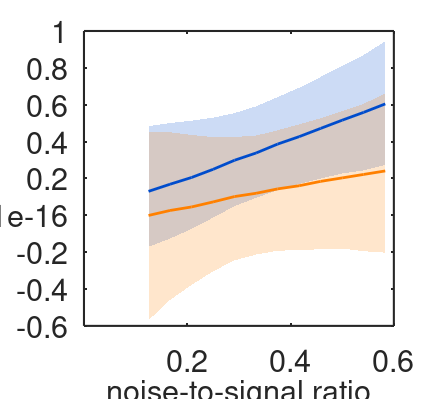
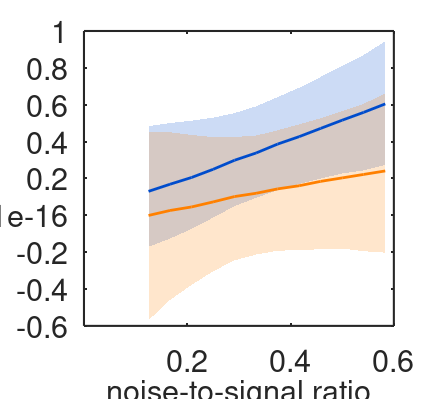

The MATLAB script that drew these images, in order:
% script for creating Fig. 7 figure supplement 3

close all
clearvars
cd(fileparts(which(mfilename)));
addpath('../functions/');

load('kappa12_ranges_data');

font_size = 22;

color1 = [0 .3 .8];
color2 = [1 .5 0];
grey = [.84 .84 .84];

width = 310;
height = 295;
mtop = 30;
mbottom = 75;
mright = 30;
mleft = 85;
figure_width = mleft+width+mright;
figure_height = mbottom+height+mtop;
set(gcf,'unit','pixel','position',[0 0 figure_width figure_height])
set(gcf,'color','white')

axes_position = [mleft mbottom width height];
axes('unit','pixel','position',axes_position)
set(gca,'FontName','Helvetica','fontsize',font_size,'linewidth',1)

plot([])
hold on

xrange = [0 .6];
yrange = [-.6 1];

set(gca,'FontName','Helvetica','fontsize',font_size)
set(gca,'xlim',xrange,'ylim',yrange,'fontsize',font_size,'linewidth',1.5)
set(gca,'xtick',.2:.2:.6,'ytick',-.6:.2:1)

V0 = -60; V1 = 12;

sigma_values = 1.5:0.5:7;

y1 = OPTTH(1,:);
y1_dn = THMIN90(1,:);
y1_up = THMAX90(1,:);

y2 = OPTTH(2,:);
y2_dn = THMIN90(2,:);
y2_up = THMAX90(2,:);

f1 = fill([sigma_values,fliplr(sigma_values)]/V1,[y1_up-V0,fliplr(y1_dn)-V0]/V1,color1,'edgecolor','none')
set(f1,'facealpha',.2)
f2 = fill([sigma_values,fliplr(sigma_values)]/V1,[y2_up-V0,fliplr(y2_dn)-V0]/V1,color2,'edgecolor','none')
set(f2,'facealpha',.2)

plot(sigma_values/V1,(y1-V0)/V1,'color',color1,'linewidth',2)
plot(sigma_values/V1,(y2-V0)/V1,'color',color2,'linewidth',2)

set(gca,'layer','top')

xlabel('noise-to-signal ratio','FontName','Helvetica','fontsize',font_size)
ylabel('normalised threshold','FontName','Helvetica','fontsize',font_size)

set(gcf,'PaperPositionMode','auto','papersize',[15.5 14.5]);
print(gcf,mfilename,'-dpdf','-r0')
saveas(gcf,[mfilename,'.png']);